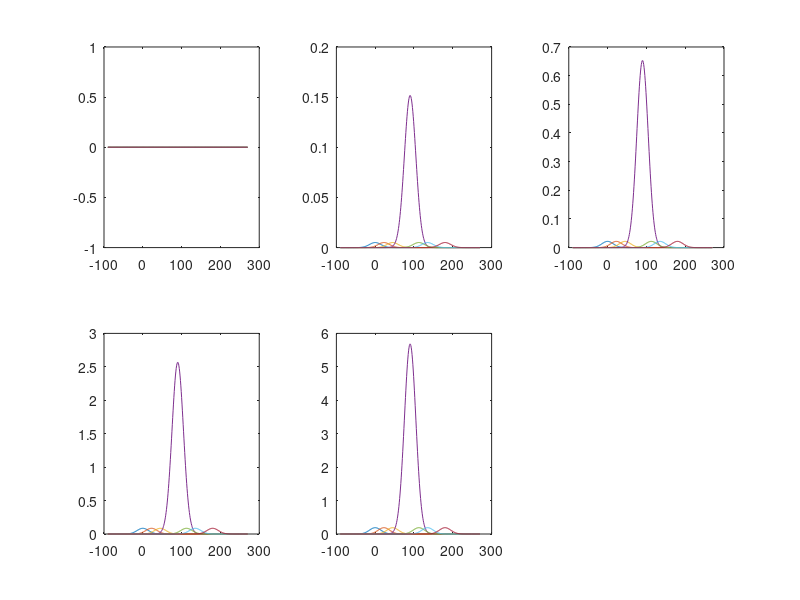

MATLAB code for this plot:
%% midterm #1 Divisive Normalization   author: Colleen Chen
% (1) Implementation: 
%
% (2) Experimental Design: Present stimulus of grating contrasts of varying
% lengh
%
% (3) Expected Results: 
%
%

clear all
close all
clc

% Gaussian Tuning Curves: 
rmax= 52.14; % parameter from Dayan&Abbot 
sigma= 14.73; % parameter from Dayan&Abbot 
% Make Stimulus:
s = [-90:270]; % preferred orientation (degrees) 
c = [0;.12;.25;.50;.75]; 

% 7 Input Neurons: InpN 
% how do I create input neurons using cosine turning curves? 
PrefDir_Neuron = [0,22.5,45,90,112.5,135,180]; % input NEURON orientation angles in degrees

numInpN = length(PrefDir_Neuron);
numOutN = length(PrefDir_Neuron);

% allocate and initialize neurons
inpN = zeros(numInpN,length(s),length(c)); %  
outN = zeros(numOutN,length(s),length(c));
inpINH = zeros(numInpN,length(s),length(c)); 


% allocate and initialize 3 sets of weights: 
% 1. Excitatory weights from Input to Output neurons: 
    % the input to output weights are set to make horizaontal directions have
    % stronger weights projecting to the horizaontal output neuron and vice versa
    Vertical = 4; 
    w=ones(numInpN,1)*.1;% initialized to .1
    w(Vertical) = 3; 
    wexc = repmat( w(:), [1,length(s),length(c)] );
    

% 2. InputNeurons to INHIBITORY neuron:
winp = ones(numInpN,1)*.5;
wInpINH = repmat( winp(:),[1,length(s),length(c)] );

% 3. INHIBITORY neuron to OutputNeurons: 
winh=ones(numInpN,1)*-1; % initialized to -1 
wINHout = repmat( winh(:),[1,length(s),length(c)] ) ; 

% outN(1,:) = rand(1,length(s));    

for a=1:numInpN % neuron's PrefDir loop 
       for si=1:length(s) % loop through 361 degrees for inpN activity 
           for ci=1:length(c) % loop through the different contrast levels 

                inpN(a,si,ci) = rmax * c(ci) * exp( (-1/2)* ( ( s(si)-PrefDir_Neuron(a) ) ./ sigma ).^2 );
                inpINH(a,si,ci) = wexc(a,si,ci) .* inpN(a,si,ci); 
                outN(a,si,ci) = inpINH(a,si,ci) .* ( c(ci)/(sigma+c(ci)) );
                
           end         
        end % 
       
end % end PrefDir loop  
   
mean_fr = sum(outN,2); 
    figure;
    plot(PrefDir_Neuron,mean_fr(:,1,1))
    hold on 
    plot(PrefDir_Neuron,mean_fr(:,1,2))
    plot(PrefDir_Neuron,mean_fr(:,1,3))
    plot(PrefDir_Neuron,mean_fr(:,1,4))
    plot(PrefDir_Neuron,mean_fr(:,1,5))
    
    
    subplot(2,3,1);
    plot(s,outN(1,:,1))
    hold on 
    plot(s,outN(2,:,1))
    plot(s,outN(3,:,1))
    plot(s,outN(4,:,1))
    plot(s,outN(5,:,1))
    plot(s,outN(6,:,1))
    plot(s,outN(7,:,1))
    
    subplot(2,3,2);
    plot(s,outN(1,:,2))
    hold on 
    plot(s,outN(2,:,2))
    plot(s,outN(3,:,2))
    plot(s,outN(4,:,2))
    plot(s,outN(5,:,2))
    plot(s,outN(6,:,2))
    plot(s,outN(7,:,2))
    
    subplot(2,3,3);
    plot(s,outN(1,:,3))
    hold on
    plot(s,outN(2,:,3))
    plot(s,outN(3,:,3))
    plot(s,outN(4,:,3))
    plot(s,outN(5,:,3))
    plot(s,outN(6,:,3))
    plot(s,outN(7,:,3))
    
    subplot(2,3,4);
    plot(s,outN(1,:,4))
    hold on 
    plot(s,outN(2,:,4))
    plot(s,outN(3,:,4))
    plot(s,outN(4,:,4))
    plot(s,outN(5,:,4))
    plot(s,outN(6,:,4))
    plot(s,outN(7,:,4))


    subplot(2,3,5);
    plot(s,outN(1,:,5))
    hold on 
    plot(s,outN(2,:,5))
    plot(s,outN(3,:,5))
    plot(s,outN(4,:,5))
    plot(s,outN(5,:,5))
    plot(s,outN(6,:,5))
    plot(s,outN(7,:,5))
    
    